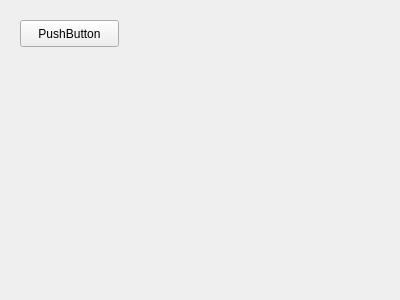
<?xml version="1.0" encoding="UTF-8"?>
<ui version="4.0">
 <class>lightPlayer</class>
 <widget class="QMainWindow" name="lightPlayer">
  <property name="geometry">
   <rect>
    <x>0</x>
    <y>0</y>
    <width>400</width>
    <height>300</height>
   </rect>
  </property>
  <property name="windowTitle">
   <string>lightPlayer</string>
  </property>
  <widget class="QWidget" name="centralWidget">
   <widget class="QPushButton" name="pushButton">
    <property name="geometry">
     <rect>
      <x>20</x>
      <y>20</y>
      <width>99</width>
      <height>27</height>
     </rect>
    </property>
    <property name="text">
     <string>PushButton</string>
    </property>
   </widget>
  </widget>
 </widget>
 <layoutdefault spacing="6" margin="11"/>
 <resources/>
 <connections/>
</ui>
